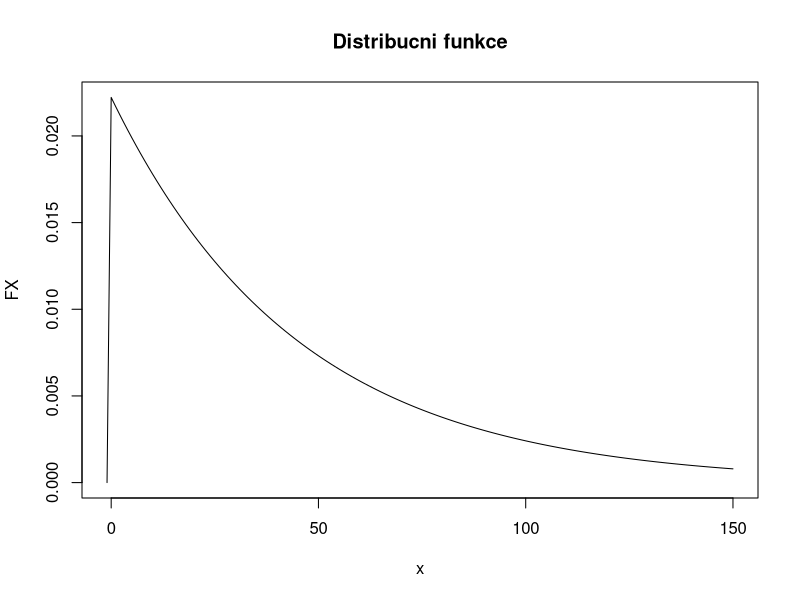

Write R code to recreate this figure.
# spočítání pravděpodobnosti P(A) - věta o úplné pravděpodobnosti
uplna_pravdepodobnost = function(P_B, P_AB)
{   # uvažujeme P_B jako vektor hodnot P(B_i) a P_BA jako vektor hodnot P(A|B_i)
    P_A = 0
    for (i in 1:length(P_B))
    {
        P_A = P_A + P_B[i]*P_AB[i]
    }
    return(P_A)
}

# * Bayesova věta ####
# $P(B_k|A)=\frac{P(B_k)P(A|B_k)}{\sum_{i=1}^{n}P(B_i)P(A|B_i)}$


# spočítání podmíněné pravděpodobnosti P(B_k|A) - Bayesova věta
bayes = function(P_B, P_AB, k)
{   # uvažujeme P_B jako vektor hodnot P(B_i), P_BA jako vektor hodnot P(A|B_i)
    P_A = uplna_pravdepodobnost(P_B, P_AB)
    P_BkA = P_B[k]*P_AB[k]/P_A
    return(P_BkA)
} 

souhrn=function(x,p){
  EX = sum(x*p)
  EX2 = sum(x*x*p)  
  DX = EX2-EX^2
  sigma.X = sqrt(DX)
  # zápis výsledků do tabulky
  tab = rbind(EX, DX, sigma.X)
  tab.popis = c("str. hodnota","rozptyl","smer. odchylka")
  rownames(tab) = tab.popis
  return(tab)
}



# 1A
#       A   B   C
# spok  70  85  55
# nesp  30  15  45
# clk   30  38  32

0.3*0.3+0.15*0.38+0.45*0.32

# 1B
p = c(0.7,0.85,0.55)
c = c(0.3,0.38,0.32)
bayes(c, p, 2)

# 2A
xvalue = c(-2,1,3)
yvalue = c(0,1)
zero = c(1/3,1/6,0)
one = c(1/6,1/6,1/6)
sum(zero,one)

# 2B marginální pravděpodobnostní a distribuční funkce
# x -2  1   3
# p 3/6 2/6 1/6
x = c(zero[1]+one[1],zero[2]+one[2],zero[3]+one[3])
x
y = c(zero[1]+zero[2]+zero[3],one[1]+one[2]+one[3])
y

# 2C
# stř. hodnota = 
sum(xvalue*x)
sum(yvalue*y)

# směr. odchylka
sqrt(sum(xvalue*xvalue*x)-sum(xvalue*x)^2)
sqrt(sum(yvalue*yvalue*y)-sum(yvalue*y)^2)


souhrn(xvalue,x)
souhrn(yvalue,y)

# 2D sdružená dist. funkce
# F(0,5;1) = 1/3

# 3A pravděpodobnostní funkce

x = seq(from = -1, to = 150, by = 1) # body na ose x
FX = dexp(x,1/45) 
plot(x, FX, type='l', main="Distribucni funkce") 

# 3B P(x > 68) = 1-P(x<68)
1-pexp(68,1/45)

# 3C z 30 baterií bude alespoň polovina s výdrží nad 68 měsíců
n = 30
p = 1-pexp(68,1/45)
1-pbinom(15,n,p)

# 3D 40 náhodně vybraných baterií bude průměrna výdrž větší než 43 měsíců

n = 40
sigma = 45
x = n*43
mi = n*sigma
rozptyl = n*sigma**2
1 - pnorm(x,mi,sqrt(rozptyl))
